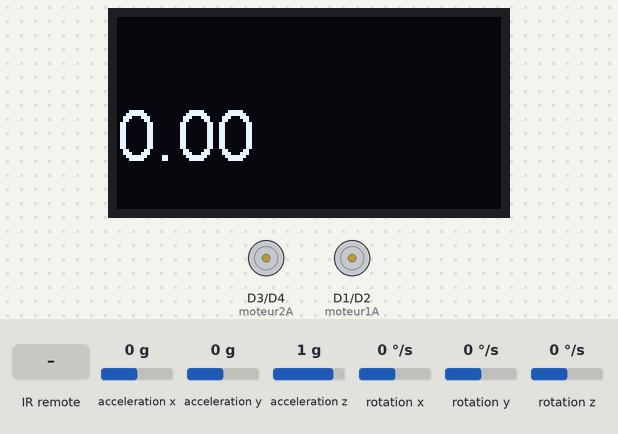
The sketch below on a simulated ESP8266 (NodeMCU). Parts: 128×64 one-colour display, motor-driver pin pairs drawn as motors (green arrow = first pin HIGH = forward, orange = second pin HIGH = backward, longer = more drive). The test bench sets the inputs (shaded band); at power-on: rotation z 0 °/s, acceleration x 0 g, acceleration y 0 g, acceleration z 1 g, rotation x 0 °/s, rotation y 0 °/s. What the sketch prints to the serial monitor is not drawn.

Above: at 5.4 s.
5.5 s: rotation z set to -2 °/s
At 7.0 s:
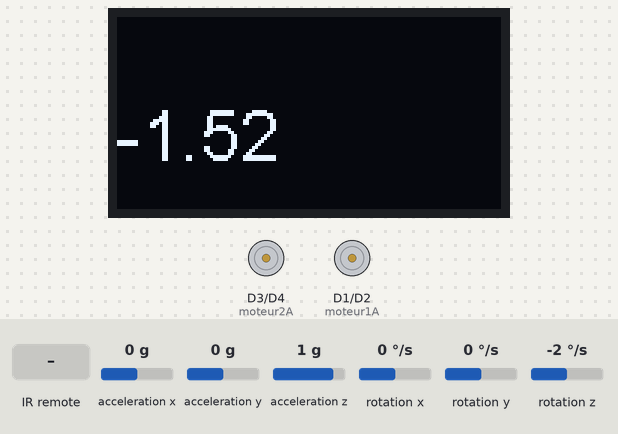
8.5 s: infrared code 0x205D58A7 received
At 8.8 s:
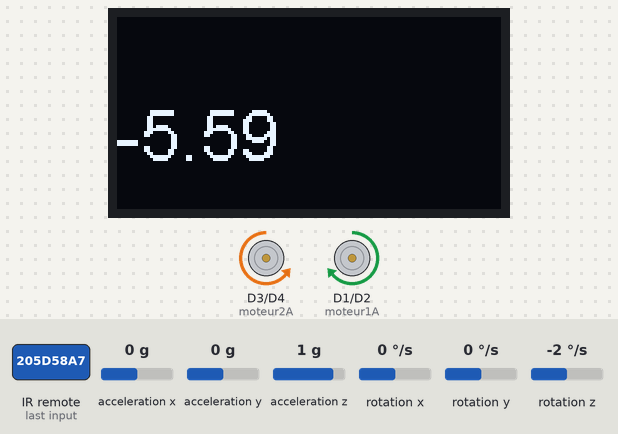
10.8 s: infrared code 0x205D708F received
At 11.2 s:
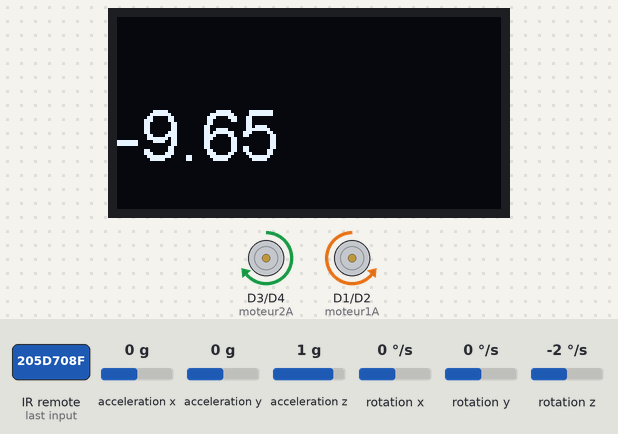
13.1 s: infrared code 0x205D609F received
At 13.25 s:
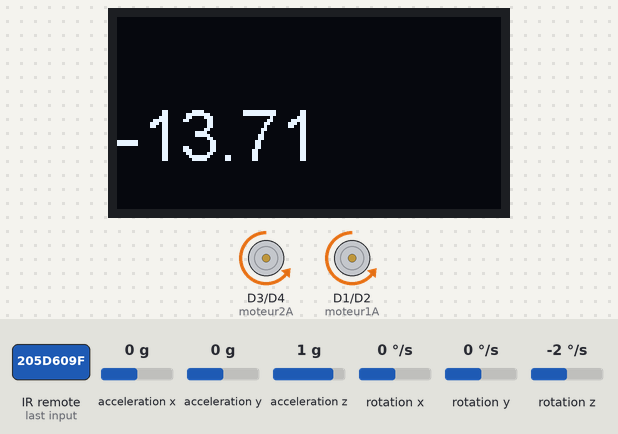
15.4 s: infrared code 0x205D40BF received
At 15.8 s:
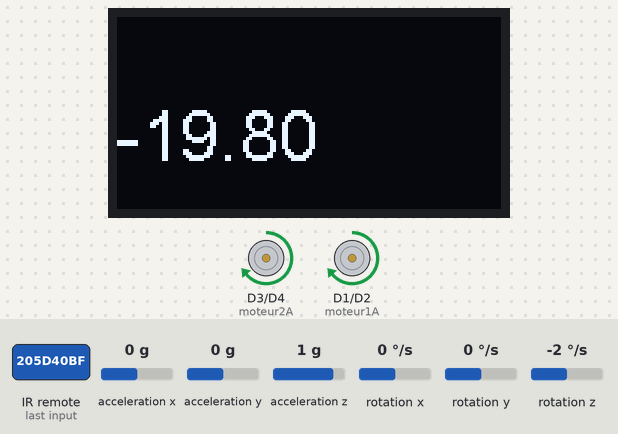
17.7 s: rotation z set to -192 °/s
At 19.2 s:
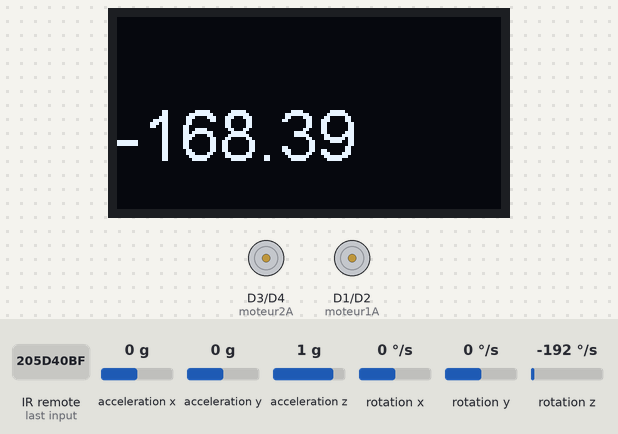
Timing chart, 0 to 20.7 s (numbered marks = the images above; inputs shaded):
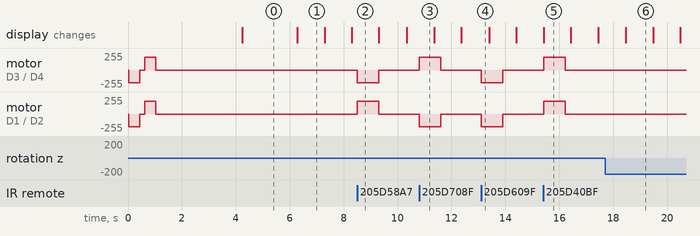

Measured:
- the behaviour switches between 0 and -1 °/s on rotation z (found by bisection; images 0 and 1)
- after the input at 5.5 s, the display: changes after 0.78 s (image 1)
- after the input at 8.5 s, motor on D3 (moteur2A) / D4 (moteur2B): stopped → backward 192/255 at once, → stopped 0.80 s later; motor on D1 (moteur1A) / D2 (moteur1B): stopped → forward 192/255 at once, → stopped 0.80 s later
- after the input at 10.8 s, motor on D3 (moteur2A) / D4 (moteur2B): stopped → forward 192/255 at once, → stopped 0.80 s later; motor on D1 (moteur1A) / D2 (moteur1B): stopped → backward 192/255 at once, → stopped 0.80 s later
- after the input at 13.1 s, motor on D3 (moteur2A) / D4 (moteur2B), motor on D1 (moteur1A) / D2 (moteur1B): stopped → backward 192/255 at once, → stopped 0.80 s later
- after the input at 15.4 s, motor on D3 (moteur2A) / D4 (moteur2B), motor on D1 (moteur1A) / D2 (moteur1B): stopped → forward 192/255 at once, → stopped 0.80 s later
- what the display in image 1 shows lasts 1.0 s, from 6.3 s to 7.3 s

The sketch:

IR-memo-mpu-gyro-oled.ino
```cpp
// (licence header left out)
#include <Arduino.h>
#include <IRremoteESP8266.h>
#include <IRrecv.h>
#include <IRutils.h>


#include <MPU6050_tockn.h>
#include <Wire.h>
#include "SSD1306Wire.h"        // legacy: #include "SSD1306.h"

MPU6050 mpu(Wire);


unsigned long timer = 0;


#define moteur1A D1
#define moteur1B D2

#define moteur2A D3
#define moteur2B D4

#define IR D7
#define GND D8

#define SDA D6
#define SCL D5

SSD1306Wire display(0x3c, SDA, SCL);
// ------------- télécommande

#define HAUT 0x205D609F
#define DROITE 0x205D58A7
#define BAS 0x205D40BF
#define GAUCHE 0x205D708F
#define STOP  0x205DE01F
#define ARRET  0x205D38C7
// ------------- ajout d'un 2° télécommande
#define HAUT1 0xFF18E7
#define DROITE1 0xFF5AA5
#define BAS1 0xFF4AB5
#define GAUCHE1 0xFF10EF
#define STOP1  0xFF38C7
#define ARRET1  0xFFA25D
// ------------- direction
#define avant 1
#define arriere 2
#define droite 3
#define gauche 4
int lastDirection = 1;


#define TEMPO 500 // temporisation
// ---------------------------Forth-------------
#define MAX 100
int Index=0;
byte Forth[MAX]; // pile Forth
int vitesse = 192;  // 0 à 255
int programmation=0;

// Le digger a un moteur pour les roues et une commande de direction pour tourner à DROITE ou à GAUCHE

// le programme active le moteur ou les roues suivant une durée countM (moteur) ou count D (direction)


// An IR detector/demodulator is connected to GPIO pin 14(D5 on a NodeMCU
// board).
// Note: GPIO 16 won't work on the ESP8266 as it does not have interrupts.
// Note: GPIO 14 won't work on the ESP32-C3 as it causes the board to reboot.


IRrecv irrecv(IR);
decode_results results;
unsigned long mmm, dodo; // arret au bout de 5 minutes
int countM=0 , countD=0 ; // nb d'impulsions IR reçues
int calib=400 ; // calibration 400 ms
void empile( byte x ){
      Serial.print("empile ");
  Serial.println(Forth[Index]);
  if(Index < MAX ) Forth[Index++] = x;

}
void execute() {
  for(int x=0 ; x < Index ; x++){
    float alpha, delta;
    moteur(Forth[x],vitesse);

  delay(calib); // bip
        stop();

  delay(200); // bip
  }
//  Index=0; mémorise le trajet depuis le début
}
void calibration() {
  int alpha, delta=0, i=0;
       mpu.update();
        Serial.println(alpha=mpu.getAngleZ());
        timer=millis();
     moteur(droite,vitesse);
while (delta < 90 ) {
          mpu.update();
      delay(10); // bip
        Serial.println(delta = abs(alpha-mpu.getAngleZ()));
}
      calib= millis()-timer;
      Serial.println(calib);
       delay( calib );

      stop();
  delay(200); // bip
      moteur(gauche,vitesse);
delay( calib );
        stop();
  delay(200); // bip
}
void setup() {

    display.init();
  display.flipScreenVertically();
  display.setTextAlignment(TEXT_ALIGN_LEFT);
    display.setFont(ArialMT_Plain_24);
    display.drawString(0, 26, "Arnaud");

  display.display();


  pinMode(GND, OUTPUT);      // board IR
  digitalWrite(GND, LOW);
  Serial.begin(115200);
    empile(avant);
 empile(arriere);
 execute();
 Wire.begin(SDA,SCL); // SDA SCL
//         test FORTH

  irrecv.enableIRIn();  // Start the receiver
  while (!Serial)  // Wait for the serial connection to be establised.
    delay(50);
  Serial.println();
  Serial.print("IRrecvDemo is now running and waiting for IR message on Pin ");
//  Serial.println(kRecvPin);
  mmm = millis();    dodo = millis();
  mpu.begin();
  mpu.calcGyroOffsets(true);


// calibration();

}
void stop() { // avant arriere
    analogWrite(moteur1A, 0);
  analogWrite(moteur1B, 0);
    analogWrite(moteur2A, 0);
  analogWrite(moteur2B, 0);

}

void moteur( int x, int v){
    switch (x){
 //     if (lastDirection != x) v=255; // accélération de départ
      case avant :
            Serial.println("Moteur avant");
                      lastDirection = avant;
                      analogWrite(moteur1A, 0);
                  analogWrite(moteur1B, v);
                 analogWrite(moteur2A, 0);
                  analogWrite(moteur2B, v);
        break;
        case arriere :
            Serial.println("Moteur arriere");
                       lastDirection = arriere;
                        analogWrite(moteur1A, v);
                  analogWrite(moteur1B, 0);
                   //moteur 2
                 analogWrite(moteur2A, v);
                  analogWrite(moteur2B, 0);


        break;

              case droite :
            Serial.println("Moteur droite");
            analogWrite(moteur2A, 0);
            analogWrite(moteur2B, v);
            analogWrite(moteur1A, v);
            analogWrite(moteur1B, 0);


        break;
        case gauche :
            Serial.println("Moteur gauche");
            analogWrite(moteur2A, v);
            analogWrite(moteur2B, 0);
            analogWrite(moteur1A, 0);
            analogWrite(moteur1B, v);
        break;
  }
}
void loop() {
 //   mpu.begin();

   mpu.update();

     if((millis()-timer)>1000){ // print data every 10ms

  display.clear();
    display.drawString(0, 26, String(mpu.getAngleZ()));

  display.display();

  Serial.print("X : ");
  Serial.print(mpu.getAngleX());
  Serial.print("\tY : ");
  Serial.print(mpu.getAngleY());
  Serial.print("\tZ : ");
  Serial.println(mpu.getAngleZ());

  timer = millis();
  }

    if ((millis()- dodo) > 300000){
            ESP.deepSleep(0);
    }
  if ((millis()- mmm) > calib){ //
    mmm= millis();
    if(countM > 0 ){
      countM --;
    } else {
       stop();
    }
  }

  if (irrecv.decode(&results)) {
// -----------------------------MPU-----------------------
  mpu.update();
  Serial.println(mpu.getAngleZ());


      mmm= millis();    dodo= millis();
    // print() & println() can't handle printing long longs. (uint64_t)
    serialPrintUint64(results.value, HEX);
    switch (results.value){
//-----------------------------   moteur 1 ou 2  ---------------------  <<  >>
      case HAUT : // 2
      case HAUT1 : // 2
           countM++; if(programmation)  empile( avant); else moteur(avant,vitesse);
             break;
      case BAS :
      case BAS1 :
           countM++; if(programmation) empile( arriere);else moteur(arriere,vitesse);
             break;
//-----------------------------   virage  ---------------------  +  -
       case DROITE :
       case DROITE1 :
            moteur(droite,vitesse);countM++;if(programmation) empile( droite);
            break;
       case   GAUCHE :
       case   GAUCHE1 :
            moteur(gauche,vitesse);countM++;if(programmation) empile( gauche);
            break;
//---------------- STOP---------------
      case   STOP :
      case   STOP1 :
            stop();
            Index=0;
            break;

//---------------- ARRET---------------
      case   ARRET :
      case   ARRET1 :
            // ESP.deepSleep(0);
               Serial.println(programmation);
            if(programmation) execute(); else  stop(); ;// arret moteur
            programmation = 1 - programmation;
            break;
   }
    Serial.println("");
    irrecv.resume();  // Receive the next value

  }

}
```
